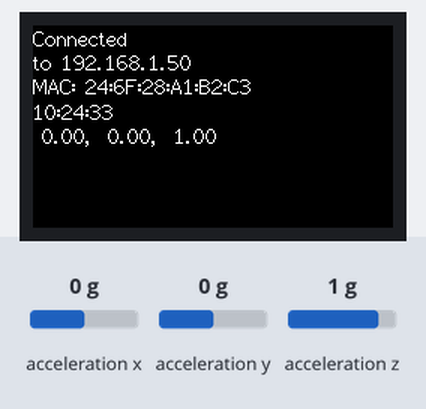
This program was run on a simulated ESP32. Shown: 240×135 colour display. The test bench sets the inputs (shaded band); at power-on: acceleration x 0 g, acceleration y 0 g, acceleration z 1 g. WiFi joins after 1.5 s; servers stay silent unless stated; the local clock reads 2024-03-15 10:24:30 at power-on unless the program sets it.

Above: at 3.9 s.
4.0 s: acceleration x set to -1.4 g
At 4.8 s:
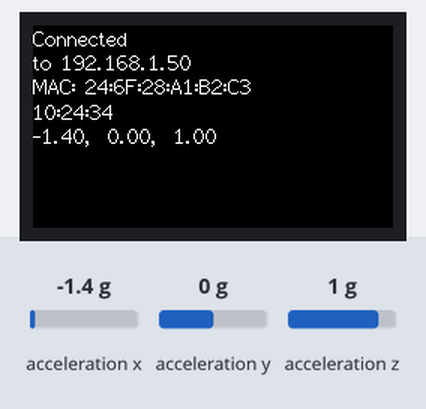
6.5 s: acceleration y set to -1.4 g
At 7.5 s:
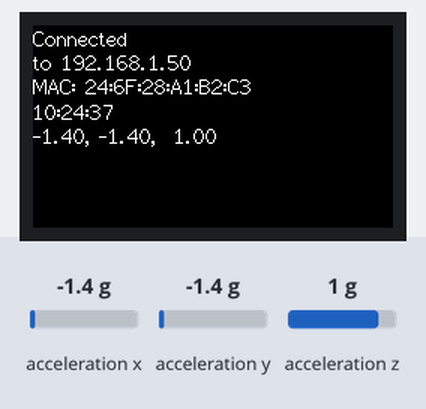
8.5 s: acceleration z set to -1.4 g
At 9.5 s:
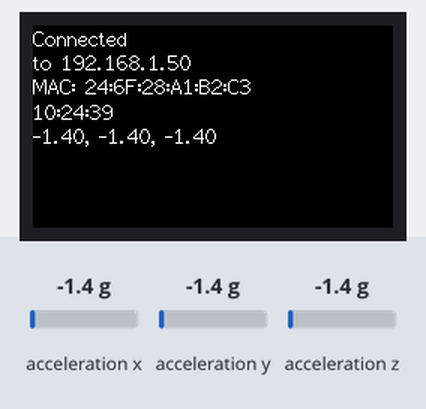
10.6 s: acceleration x set to -0.8 g
At 11.8 s:
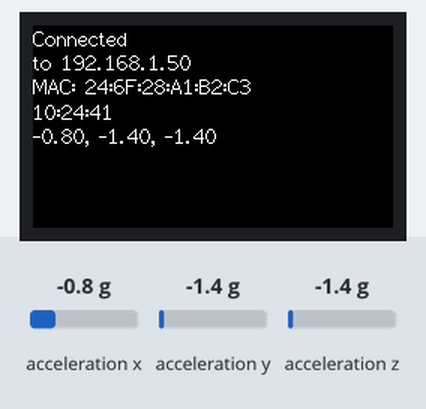
Timing chart, 0 to 13.5 s (numbered marks = the images above; inputs shaded):
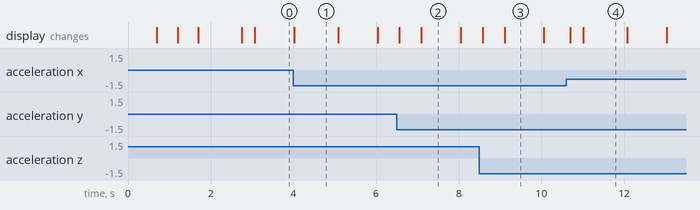

The program:

main.cpp
```cpp
#include <M5StickCPlus.h>
#include <WiFi.h>
#include <WiFiUDP.h>
#include "time.h"

int id = 1; //プレイヤーのID

const char *ssid = "ミィのiPhone";
const char *password = "LIFEischanging";
const char *ntpServer = "ntp.jst.mfeed.ad.jp";
// const char* saddr = "XXX.XXX.XXX.XXX"; //これはおおうち
const char *saddr = "172.20.10.3"; // taeget PC address

const int sport = 12345; //送信先のポート番号
const int kport = 5556;

RTC_TimeTypeDef RTC_TimeStruct;

float accX = 0.0F;
float accY = 0.0F;
float accZ = 0.0F;
bool kick = false;
double theta = 0, last_theta = 0;
double phi = 0, last_phi = 0;
double alpha = 0.2;


uint8_t mac3[6];

WiFiUDP Udp;
char packetBuffer[255];

void convertTimeToString(RTC_TimeTypeDef timeStruct, char *TimeStr)
{
  // 例: HH:MM:SS
  sprintf(TimeStr, "%02d:%02d:%02d", timeStruct.Hours, timeStruct.Minutes, timeStruct.Seconds);
}

void setup()
{
  // put your setup code here, to run once:
  M5.begin();
  M5.Lcd.setRotation(3);
  M5.Lcd.fillScreen(BLACK);

  M5.IMU.Init();

  esp_read_mac(mac3, ESP_MAC_WIFI_STA);
  M5.Lcd.setTextSize(1);
  M5.Lcd.setCursor(1, 0, 2);
  M5.Lcd.println("Welcome \n If the connection fails, turn off and on the power again.");

  // connect to WiFi
  M5.Lcd.printf("Connecting to %s ", ssid);
  WiFi.begin(ssid, password);
  while (WiFi.status() != WL_CONNECTED)
  {
    delay(500);
    M5.Lcd.print(".");
  }
  M5.Lcd.println("CONNECTED");
  //  Serial.println("CONNECTED");
  delay(1000);

  // Set ntp time to local
  configTime(9 * 3600, 0, ntpServer);
  // Get local time
  struct tm timeInfo;
  if (getLocalTime(&timeInfo))
  {
    // Set RTC time
    RTC_TimeTypeDef TimeStruct;
    TimeStruct.Hours = timeInfo.tm_hour;
    TimeStruct.Minutes = timeInfo.tm_min;
    TimeStruct.Seconds = timeInfo.tm_sec;
    M5.Rtc.SetTime(&TimeStruct);
  }
  M5.Lcd.fillScreen(BLACK);
  M5.Lcd.setCursor(0, 1, 2);
  M5.Lcd.print("Connected \nto ");
  M5.Lcd.println(WiFi.localIP());
  uint8_t mac3[6];
  esp_read_mac(mac3, ESP_MAC_WIFI_STA);
  M5.Lcd.printf("MAC: %02X:%02X:%02X:%02X:%02X:%02X\r\n", mac3[0], mac3[1], mac3[2], mac3[3], mac3[4], mac3[5]);
  Udp.begin(kport);
}

void loop()
{
  int mil = millis();
  // put your main code here, to run repeatedly:
  M5.Rtc.GetTime(&RTC_TimeStruct);
  M5.Lcd.setCursor(0, 50);
  // M5.Lcd.printf("%04d-%02d-%02d ", RTC_DateStruct.Year, RTC_DateStruct.Month, RTC_DateStruct.Date);
  //  M5.Lcd.printf("millis: %6d\n",mil);
  M5.Lcd.printf("%02d:%02d:%02d\n", RTC_TimeStruct.Hours, RTC_TimeStruct.Minutes, RTC_TimeStruct.Seconds);
  //  Serial.printf("%04d-%02d-%02d (%s) %02d : %02d : %02d\n", RTC_DateStruct.Year, RTC_DateStruct.Month, RTC_DateStruct.Date, RTC_TimeStruct.Hours, RTC_TimeStruct.Minutes, RTC_TimeStruct.Seconds);

  // 加速度データ取得
  M5.IMU.getAccelData(&accX, &accY, &accZ);
  M5.Lcd.printf("%5.2f, %5.2f, %5.2f\n", accX, accY, accZ);
  if ((accX < 1) && (accX > -1))
  {
    theta = asin(-accX) * 57.295;
  }
  if (accZ != 0)
  {
    phi = atan(accY / accZ) * 57.295;
  }
  theta = alpha * theta + (1 - alpha) * last_theta;
  phi = alpha * phi + (1 - alpha) * last_phi;
  last_theta = theta;
  last_phi = phi;

  if (abs(theta) > 30 ){
    kick = true;
  }else{
    kick = false;
  }


    // UDP
    Udp.beginPacket(saddr, sport);
  String IDStr(id);
  String DataTypeStr(1); //M5Stick
  String KickStr(kick);
  String accXStr(accX);
  String accYStr(accY);
  String accZStr(accZ);

  char TimeStr[9]; // 文字列格納用のバッファ
  convertTimeToString(RTC_TimeStruct, TimeStr);

  String state_str = "{ \"id\":" + IDStr +
                     ", \"type\":" + DataTypeStr +
                     ", \"kick\":" + KickStr + "}";

  Udp.printf("%s", state_str.c_str());
  Udp.endPacket();
  delay(100);
}
```

Measured:
- what the display in image 1 shows lasts 1.1 s, from 4.0 s to 5.1 s
- what the display in image 3 shows lasts 1.0 s, from 9.1 s to 10.1 s
